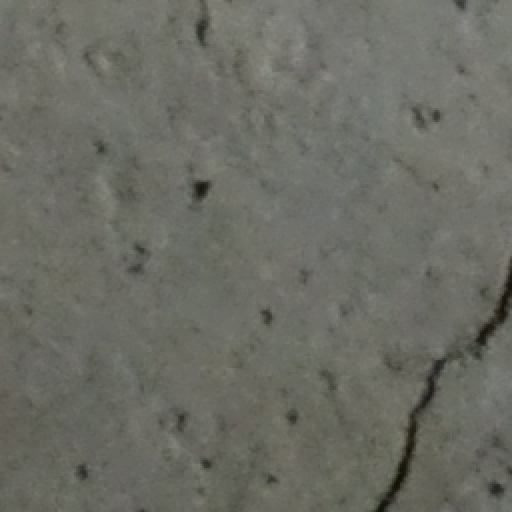
#> input picture sample/120.png, 512 x 512 px
$ python -i main.py   (imports and definitions only)
#> lines starting #> are read from the running program, lines starting #| are printed output that depends on the picture; after the words box and inside, x2 and y2 are one past the last pixel; in counts of white or black regions, pixels touching at a corner belong together
### crack_measurement/width.py
import math
from numpy.ma import cos, sin
import random
import cv2
import numpy as np
from .show import cv_show


def width_calculate(img_original, contour):
    """
    Main function
    Find the maximum internal connection circle in each crack area
    Will print each crack width (also the max)

    :param img_original: original 3-channels image
    :param contour: the contours point array after finding contours process
    :return: the original image marked with the maximum internal connection circle

    """
    expansion_circle_list = []
    for c in contour:
        left_x = min(c[:, 0, 0])
        right_x = max(c[:, 0, 0])
        down_y = max(c[:, 0, 1])
        up_y = min(c[:, 0, 1])
        upper_r = min(right_x - left_x, down_y - up_y) / 2
        precision = math.sqrt((right_x - left_x) ** 2 + (down_y - up_y) ** 2) / (2 ** 13)
        Nx = 2 ** 8
        Ny = 2 ** 8
        pixel_X = np.linspace(left_x, right_x, Nx)
        pixel_Y = np.linspace(up_y, down_y, Ny)
        xx, yy = np.meshgrid(pixel_X, pixel_Y)
        in_list = []
        for i in range(pixel_X.shape[0]):
            for j in range(pixel_X.shape[0]):
                if cv2.pointPolygonTest(c, (xx[i][j], yy[i][j]), False) > 0:
                    in_list.append((xx[i][j], yy[i][j]))
        in_point = np.array(in_list)
        N = len(in_point)
        rand_index = random.sample(range(N), N // 100)
        rand_index.sort()
        radius = 0
        big_r = upper_r
        center = None
        for id in rand_index:
            tr = iterated_optimal_incircle_radius_get(c, in_point[id][0], in_point[id][1], radius, big_r, precision)
            if tr > radius:
                radius = tr
                center = (in_point[id][0], in_point[id][1])
        loops_index = [i for i in range(N) if i not in rand_index]
        for id in loops_index:
            tr = iterated_optimal_incircle_radius_get(c, in_point[id][0], in_point[id][1], radius, big_r, precision)
            if tr > radius:
                radius = tr
                center = (in_point[id][0], in_point[id][1])

        expansion_circle_list.append([radius, center])
        print('Crack width：', round(radius * 2, 2))

    print('---------------')
    expansion_circle_radius_list = [i[0] for i in expansion_circle_list]
    max_radius = max(expansion_circle_radius_list)
    max_center = expansion_circle_list[expansion_circle_radius_list.index(max_radius)][1]
    print('Maximum width：', round(max_radius * 2, 2))

    cv2.drawContours(img_original, contour, -1, (0, 0, 255), lineType=1)

    for expansion_circle in expansion_circle_list:
        radius_s = expansion_circle[0]
        center_s = expansion_circle[1]
        if radius_s == max_radius:
            cv2.circle(img_original, (int(max_center[0]), int(max_center[1])), int(max_radius), (255, 0, 0), 2)
        else:
            cv2.circle(img_original, (int(center_s[0]), int(center_s[1])), int(radius_s), (255, 245, 0), 2)

    return img_original, expansion_circle_list


def iterated_optimal_incircle_radius_get(contour, pixelx, pixely, small_r, big_r, precision):
    """
    Calculating the radius of the maximum internal connection circle

    :param contour: contour point array
    :param pixelx: x pixel coordinates of center
    :param pixely: y pixel coordinates of center
    :param small_r: the maximum radius of the previously found inner tangent circle
    :param big_r: limit of circle radius
    :param precision: the accuracy, using dichotomous method to find maximum radius
    :return: radius

    """
    radius = small_r
    L = np.linspace(0, 2 * math.pi, 360)
    circle_X = pixelx + radius * cos(L)
    circle_Y = pixely + radius * sin(L)
    for i in range(len(circle_Y)):
        if cv2.pointPolygonTest(contour, (circle_X[i], circle_Y[i]), False) < 0:
            return 0
    while big_r - small_r >= precision:
        half_r = (small_r + big_r) / 2
        circle_X = pixelx + half_r * cos(L)
        circle_Y = pixely + half_r * sin(L)
        if_out = False
        for i in range(len(circle_Y)):
            if cv2.pointPolygonTest(contour, (circle_X[i], circle_Y[i]), False) < 0:
                big_r = half_r
                if_out = True
        if not if_out:
            small_r = half_r
    radius = small_r
    return radius

### crack_measurement/length.py
import cv2
from skimage.morphology import skeletonize
import numpy as np
from skan import Skeleton, summarize
from .show import cv_show
import networkx as nx


def extract_skeleton(contour, shape=None):
    """
    Create a template image to get contour area's skeleton

    :param contour: contours from cv2.findContours function
    :param shape: image shape
    :return: skeleton image list

    """
    skeList = []
    for c in contour:
        template = np.zeros(shape, np.uint8)
        temp_img = cv2.drawContours(template, [c], -1, (255, 255, 255), thickness=-1)
        skeleton = skeletonize(temp_img)
        skeList.append(skeleton)
    return skeList


def length_calculate(contour, shape=None, mode='sum'):
    """
    Main function
    calculate the length from skeleton image

    :param contour: contours from cv2.findContours function
    :param shape: image shape
    :param mode: two ways of length calculating: 'sum' means sum the all skeletons' length directly; and 'max' means
    get the longest skeleton without branch
    :return: result length list

    """
    len_list = []
    skeleton = extract_skeleton(contour, shape=shape)
    for s in skeleton:
        ske_df = summarize(Skeleton(s))
        if mode == 'sum':
            len_list.append(round(sum(ske_df['branch-distance'].values.tolist()), 2))
        elif mode == 'max':
            graph = nx.DiGraph()
            for i in range(ske_df.shape[0]):
                graph.add_edge(str(ske_df.at[i, 'node-id-src']), str(ske_df.at[i, 'node-id-dst']),
                               weight=ske_df.at[i, 'branch-distance'])
            L = nx.dag_longest_path_length(graph)
            len_list.append(round(L, 2))
    return len_list

### crack_measurement/utils.py
import cv2
from .length import length_calculate
from .width import width_calculate
from .show import cv_show


def add_text(img, contour, shape=None, ratio=1):
    """
    Add text mark to the image

    :param img: original image
    :param contour: contours from cv2.findContours function
    :param shape: image shape
    :param ratio: similarity ratio
    :return: result image with mark

    """
    W = width_calculate(img, contour)[1]
    L = length_calculate(contour, shape=shape, mode='max')
    for w, l in zip(W, L):
        text = 'L={}\nW={}'.format(l * ratio, round(w[0] * 2 * ratio, 2))
        x, y = int(w[1][0]) - 5, int(w[1][1])
        dy = 10
        for i, txt in enumerate(text.split('\n')):
            cv2.putText(img,
                        txt,
                        (x, y + i * dy),
                        cv2.FONT_HERSHEY_SIMPLEX,
                        0.25,
                        (255, 0, 255),
                        1)
        print(f'width={w[0]}, inner joint circle coordinate={w[1]}, length={l}')

### crack_measurement/show.py
import cv2
import matplotlib.pyplot as plt


def cv_show(img, title=None, save=False):
    """
    Function for image-show during debugging

    :param img: input image
    :param title: window name
    :param save: bool type, if True, save the showing image
    :return: None

    """

    if save:
        img = cv2.cvtColor(img, cv2.COLOR_BGR2RGB)
        plt.imsave(title + '.png', img, dpi=600)
    cv2.imshow(title, img)
    cv2.waitKey(0)
    cv2.destroyAllWindows()

### crack_measurement/main.py
import cv2

import numpy as np
from .utils import add_text
from .show import cv_show


def padding(img, pd=10):
    """
    For getting area-like contours, need to pad the original image to avoid crack at the edge of the window

    :param img: original image
    :param pd: padding distance
    :return: padded image

    """
    gray = cv2.cvtColor(img, cv2.COLOR_BGR2GRAY)
    minval, val, _, point = cv2.minMaxLoc(gray)
    padding_color = (int(img[point[1], point[0], 0]),
                     int(img[point[1], point[0], 1]),
                     int(img[point[1], point[0], 2]))
    img = cv2.copyMakeBorder(img, pd, pd, pd, pd, cv2.BORDER_CONSTANT, value=padding_color)
    return img, minval


def contrast_enhance(img):
    """
    Enhance image's contrast

    :param img: input image, support for gray image
    :return: contrast-enhanced gray image

    """

    clahe = cv2.createCLAHE(clipLimit=2.0, tileGridSize=(8, 8))
    dst = clahe.apply(img)
    return dst


def remove_small_area(contour, gamma=0.1):
    """
    Maintain the crack area in contour list, thus remove the noise contour

    :param contour: output of cv2.findContours()[0]
    :param gamma: compared to the crack area (usually the max), what range of area you also want to maintain
    :return: contour array after removing

    """
    area = []
    for i in range(len(contour)):
        area.append(cv2.contourArea(contour[i]))
    maxArea = max(area)
    return [contour[i] for i in range(len(area)) if area[i] > gamma * maxArea]


def show_contours(img, thre):
    """
    Main function, for showing contour on the original image
    Following process:
    original -> gray -> contrast-enhance -> blur -> binary threshold -> dilate & erosion -> canny edge detection ->
    original contours -> new contours -> result

    :param img: original image, support for 3-channels image
    :return: contours array for calculating, and result image based on the original adding contours line

    """
    gray = cv2.cvtColor(img, cv2.COLOR_BGR2GRAY)
    gray = cv2.medianBlur(gray, 3)

    _, thresh = cv2.threshold(gray, 1.01 * thre, 255, cv2.THRESH_BINARY + cv2.THRESH_OTSU)

    ero = cv2.erode(thresh, np.ones((3, 3), int), iterations=1)
    gray = cv2.dilate(ero, np.ones((3, 3), int), iterations=1)

    edge = cv2.Canny(gray, 1.01 * thre, 255, apertureSize=3, L2gradient=True)

    contours, hierarchy = cv2.findContours(edge,
                                           cv2.RETR_EXTERNAL,
                                           cv2.CHAIN_APPROX_NONE)
    new_contours = remove_small_area(contours, gamma=0.2)
    for i in range(len(new_contours)):
        color = np.random.randint(0, 255, size=(1, 3), dtype=int)
        conImg = cv2.drawContours(img, new_contours, i, (int(color[0, 0]), int(color[0, 1]), int(color[0, 2])),
                                  lineType=1)
    return new_contours, conImg


def process(image):
    image, minVal = padding(image)
    SHAPE = image.shape
    image_copy = image.copy()
    cnt, cntImg = show_contours(image, minVal)
    cv_show(cntImg, 'edge detection')
    add_text(image_copy, cnt, SHAPE)
    return image_copy

>>> import cv2
>>> picture = cv2.imread('../sample/120.png')
#> picture is the input picture: shape (512, 512, 3); mean B, G, R 99.9, 108, 107.1
>>> result = process(picture)
#> in padding, `minval, val, _, point = cv2.minMaxLoc(gray)`: minval = 15; val = 141; point = (300, 46)
#> in padding, `padding_color = (int(img[point[1], point[0], 0]), int(img[point[1], po..`: padding_color = (136, 141, 142)
#> in padding, `img = cv2.copyMakeBorder(img, pd, pd, pd, pd, cv2.BORDER_CONSTANT, val..`:
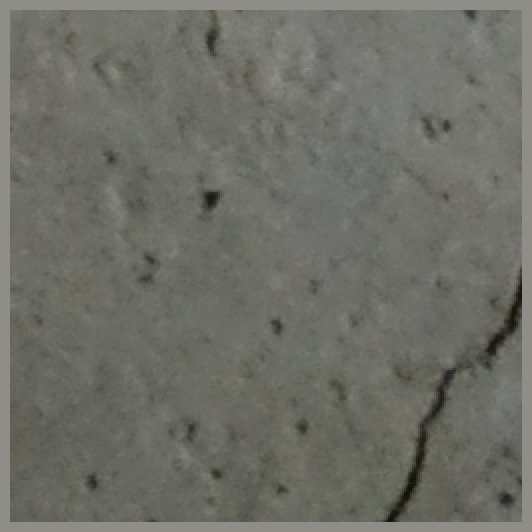
#> img: shape (532, 532, 3); mean B, G, R 102.5, 110.4, 109.6
#> in process, `image, minVal = padding(image)`: minVal = 15
#> in show_contours, `_, thresh = cv2.threshold(gray, 1.01 * thre, 255, cv2.THRESH_BINARY + ..`:
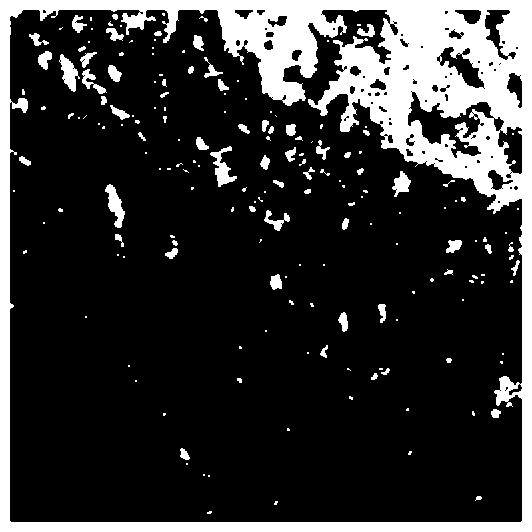
#> thresh: shape (532, 532); 19.8% white; 183 white regions (112 under 20 px), largest, box (x1, y1, x2, y2) and area: (0, 0, 532, 532) 49222, (210, 146, 237, 187) 432, (105, 184, 125, 228) 416
#> in show_contours, `ero = cv2.erode(thresh, np.ones((3, 3), int), iterations=1)`:
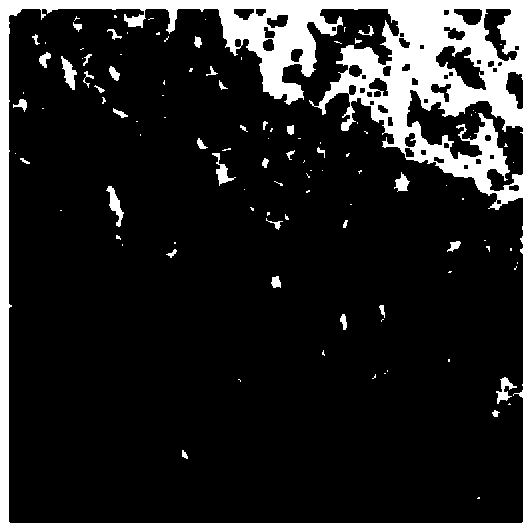
#> ero: shape (532, 532); 15.8% white; 110 white regions (72 under 20 px), largest, box (x1, y1, x2, y2) and area: (0, 0, 532, 532) 41704, (106, 186, 124, 227) 278, (61, 56, 77, 90) 260
#> in show_contours, `gray = cv2.dilate(ero, np.ones((3, 3), int), iterations=1)`:
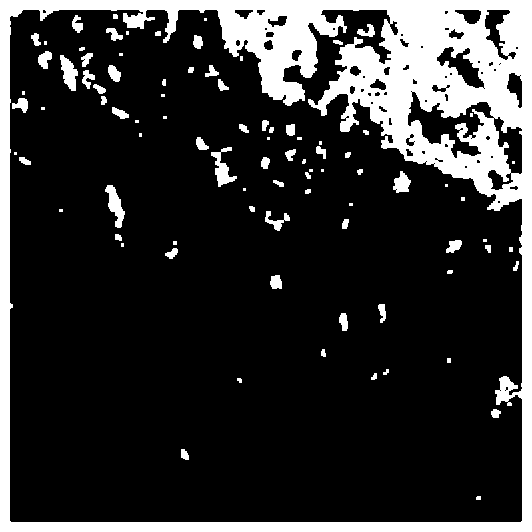
#> gray: shape (532, 532); 19.2% white; 90 white regions (29 under 20 px), largest, box (x1, y1, x2, y2) and area: (0, 0, 532, 532) 48592, (211, 147, 237, 187) 412, (105, 185, 125, 228) 408
#> in show_contours, `edge = cv2.Canny(gray, 1.01 * thre, 255, apertureSize=3, L2gradient=Tr..`:
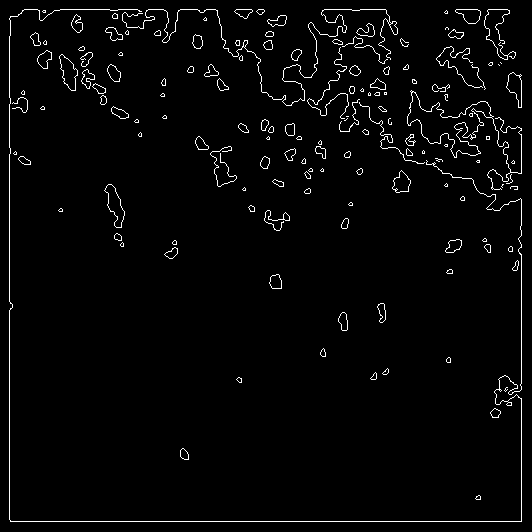
#> edge: shape (532, 532); 2.6% white in thin lines or dots
#> in show_contours, `contours, hierarchy = cv2.findContours(edge, cv2.RETR_EXTERNAL, cv2.CH..`: contours = 142 contours, 71 with area under 20; largest, box (x1, y1, x2, y2) and area: (407, 90, 522, 190) 2142, (104, 184, 125, 228) 406, (59, 54, 78, 91) 369, (506, 72, 522, 108) 298, (392, 170, 411, 193) 252
#> the loop in remove_small_area, `for i in range(len(contour)):` made 142 passes
#> after the loop in remove_small_area, `for i in range(len(contour)):`: area = 142 values, max 2142 at index 84, min 0 at index 35, mean 59.75
#> in remove_small_area, `maxArea = max(area)`: maxArea = 2142
#> in show_contours, `new_contours = remove_small_area(contours, gamma=0.2)`: new_contours = 1 contour; box (x1, y1, x2, y2) and area: (407, 90, 522, 190) 2142
#> the loop in show_contours, `for i in range(len(new_contours)):` made 1 pass
#> color on pass 1: [[172, 47, 117]]
#> in process, `cnt, cntImg = show_contours(image, minVal)`: cnt has the same summary as new_contours in show_contours
#> the loop in width_calculate, `for c in contour:` made 1 pass
#> (left_x, right_x, down_y, up_y, upper_r, precision, Nx, Ny) on pass 1: (407, 521, 189, 90, 49.5, 0.0184, 256, 256)
#| Crack width： 23.97
#| Maximum width： 23.97
#> the loop in width_calculate, `for expansion_circle in expansion_circle_list:` made 1 pass
#> expansion_circle on pass 1: [11.98, (433.4, 125.3)]
#> after the loop in width_calculate, `for expansion_circle in expansion_circle_list:`:
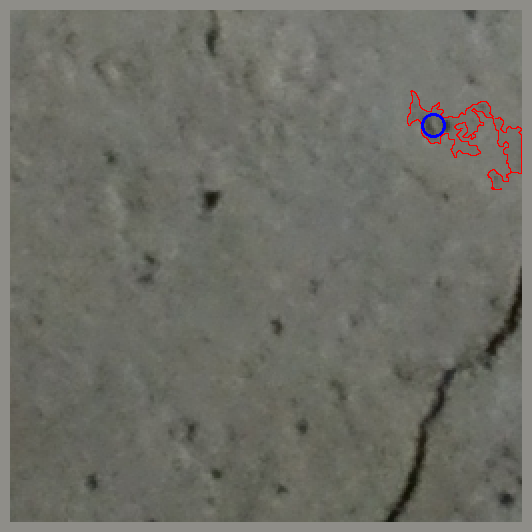
#> img_original: shape (532, 532, 3); mean B, G, R 102.3, 110, 110
#> the loop in extract_skeleton, `for c in contour:` made 1 pass
#> pass 1, in extract_skeleton, `temp_img = cv2.drawContours(template, [c], -1, (255, 255, 255), thickn..`:
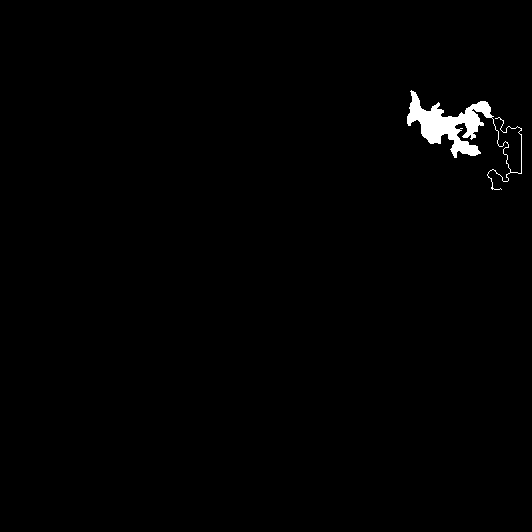
#> temp_img: shape (532, 532, 3); 0.92% white; 1 white region, box (x1, y1, x2, y2) and area: (407, 90, 522, 190) 2592
#> the loop in length_calculate, `for s in skeleton:` made 1 pass
#> (the call stopped at in length_calculate, `ske_df = summarize(Skeleton(s))`: skan is not available in this run)
